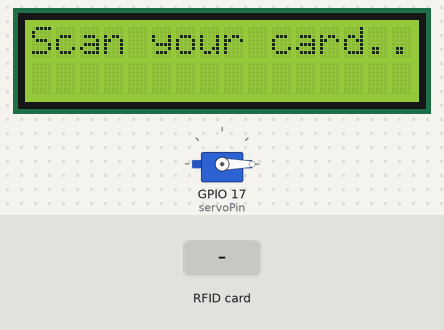
A sketch run on a simulated ESP32. Parts: servo, 16×2 character LCD. Wiring (inferred from the names in the program): 2 × IR receiver: data GPIO 13 / data GPIO 34. The test bench sets the inputs (shaded band). WiFi joins after 1.5 s; servers stay silent unless stated; uploads are accepted with an empty reply; what the sketch prints to the serial monitor is not drawn.

Above: at 8.3 s.
8.4 s: RFID card 5E 7A 19 C4 held to the reader
At 19.1 s:
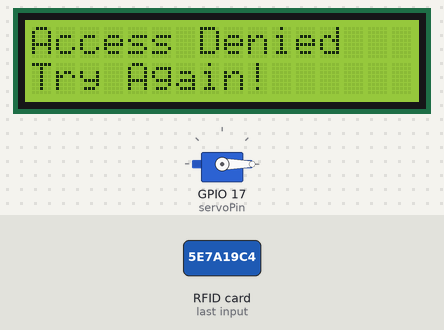
At 21.5 s:
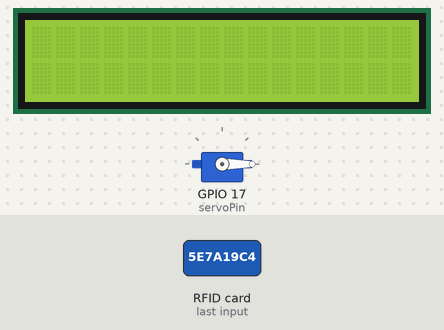
Timing chart, 0 to 23.0 s (numbered marks = the images above; inputs shaded):
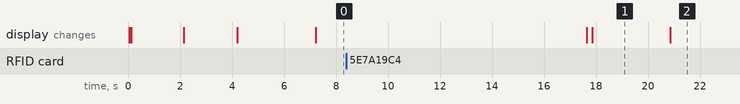

Measured:
- after the input at 8.4 s, the display: first changes after 9.2 s (image 1 shows a later state)
- what the display in image 1 shows lasts 3.0 s, from 17.9 s to 20.9 s

The sketch:

sketch_jan15a.ino
```cpp
#include <SPI.h>
#include <MFRC522.h>
#include <WiFi.h>
#include <WebServer.h>
#include <ESP32Servo.h>
#include <HTTPClient.h>
#include <Wire.h>
#include <LiquidCrystal_I2C.h>

// Definisikan pin untuk pembaca RFID RC522
#define RST_PIN 22
#define SS_PIN 21

MFRC522 mfrc522(SS_PIN, RST_PIN);  // Membuat objek MFRC522

// WiFi Settings
const char* ssid = "why";         // Ganti dengan SSID Wi-Fi kamu
const char* password = "wahbagus";   // Ganti dengan password Wi-Fi kamu

// URL endpoint Laravel untuk slot parkir
const char* parkingServerName = "http://192.168.0.105:8000/api/slot_parking";

// Daftar pin sensor IR dan ID slot parkir yang sesuai
const int irPins[] = {13, 34};  // Ganti dengan pin sensor IR yang kamu gunakan
const String slotIds[] = {"A1", "B1"};  // ID slot parkir yang sesuai dengan pin

// Web server pada ESP32
WebServer server(80);

// Servo motor
Servo servo;
const int servoPin = 17; // Ganti dengan pin yang sesuai

// LCD I2C
LiquidCrystal_I2C lcd(0x27, 16, 2); // Alamat I2C (0x27 biasanya default untuk LCD 16x2)

// Mode pengendalian
bool isRegistrationMode = false; // Default adalah mode verifikasi

void setup() {
  Serial.begin(115200);

  // Inisialisasi pembaca RFID
  SPI.begin();
  mfrc522.PCD_Init();
  Wire.begin(25, 26);
  // Inisialisasi servo
  servo.attach(servoPin);
  servo.write(0); // Posisi awal plang tertutup

  // Setup pin sensor IR
  for (int i = 0; i < sizeof(irPins) / sizeof(irPins[0]); i++) {
    pinMode(irPins[i], INPUT);
  }

  // Inisialisasi LCD
  lcd.init();
  lcd.backlight();
  lcd.setCursor(0, 0);
  lcd.print("System Starting...");
  delay(2000);

  // Menyambungkan ke WiFi
  WiFi.begin(ssid, password);
  while (WiFi.status() != WL_CONNECTED) {
    lcd.setCursor(0, 1);
    lcd.print("Connecting WiFi...");
    delay(1000);
    Serial.println("Connecting to WiFi...");
  }
  Serial.println("Connected to WiFi");
  lcd.clear();
  lcd.setCursor(0, 0);
  lcd.print("WiFi Connected");
  lcd.setCursor(0, 1);
  lcd.print(WiFi.localIP().toString());
  delay(3000);
  lcd.clear();

  // Endpoint untuk mengubah mode
  server.on("/set_mode", HTTP_POST, []() {
    server.sendHeader("Access-Control-Allow-Origin", "*"); // Mengizinkan semua origin
    server.sendHeader("Access-Control-Allow-Methods", "GET, POST, OPTIONS");
    server.sendHeader("Access-Control-Allow-Headers", "Content-Type");
    if (server.hasArg("mode")) {
      String mode = server.arg("mode");
      if (mode == "registration") {
        isRegistrationMode = true;
        Serial.println("Mode changed to Registration");
        lcd.clear();
        lcd.setCursor(0, 0);
        lcd.print("Mode: Registration");
        server.send(200, "application/json", "{\"status\":\"success\",\"message\":\"Mode changed to registration\"}");
      } else {
        server.send(400, "application/json", "{\"status\":\"error\",\"message\":\"Invalid mode\"}");
      }
    } else {
      server.send(400, "application/json", "{\"status\":\"error\",\"message\":\"Mode parameter is missing\"}");
    }
  });

  // Endpoint untuk mendapatkan ID kartu dalam mode registrasi
  server.on("/get_card_id", HTTP_GET, []() {
    if (isRegistrationMode) {
      String cardID = scanCard();
      server.sendHeader("Access-Control-Allow-Origin", "*"); // Mengizinkan semua origin
      server.sendHeader("Access-Control-Allow-Methods", "GET, POST, OPTIONS");
      server.sendHeader("Access-Control-Allow-Headers", "Content-Type");
      if (cardID != "") {
        server.send(200, "application/json", "{\"card_id\":\"" + cardID + "\"}");
        isRegistrationMode = false; // Kembali ke mode verifikasi setelah registrasi selesai
        lcd.clear();
        lcd.setCursor(0, 0);
        lcd.print("Reg Complete");
        delay(2000);
        lcd.clear();
        lcd.print("Mode: Verify");
        Serial.println("Back to verification mode");
      } else {
        server.send(408, "application/json", "{\"status\":\"error\",\"message\":\"No card detected\"}");
      }
    } else {
      server.send(403, "application/json", "{\"status\":\"error\",\"message\":\"Not in registration mode\"}");
    }
  });

  server.begin();
  Serial.println("HTTP server started");
  Serial.print("ESP32 IP Address: ");
  Serial.println(WiFi.localIP());
}

void loop() {
  server.handleClient();

  // Mode Verifikasi Otomatis
  if (!isRegistrationMode) {
    lcd.setCursor(0, 0);
    lcd.print("Scan your card...");
    lcd.setCursor(0, 1);
    lcd.print("");
    sendParkingData();
    String cardID = scanCard();
    if (cardID != "") {
      Serial.println("Verifying card: " + cardID);
      lcd.clear();
      lcd.setCursor(0, 0);
      lcd.print("Verifying...");
      if (verifyCard(cardID)) {
        Serial.println("Access granted");
        lcd.setCursor(0, 0);
        lcd.print("Access Granted");
        lcd.setCursor(0, 1);
        lcd.print("Welcome!");
        openGate();
      } else {
        Serial.println("Access denied");
        lcd.setCursor(0, 0);
        lcd.print("Access Denied");
        lcd.setCursor(0, 1);
        lcd.print("Try Again!");
        delay(3000);
        lcd.clear();
      }
    }
  }

  // Kirim data slot parkir ke server

  delay(3000);  // Delay untuk menghindari beban server terlalu berat
}

// Fungsi untuk membaca kartu RFID
String scanCard() {
  if (mfrc522.PICC_IsNewCardPresent() && mfrc522.PICC_ReadCardSerial()) {
    String cardID = "";
    for (byte i = 0; i < mfrc522.uid.size; i++) {
      cardID += String(mfrc522.uid.uidByte[i], HEX);
    }
    cardID.toUpperCase();  // Mengubah ID menjadi huruf besar
    mfrc522.PICC_HaltA();  // Hentikan komunikasi dengan kartu
    return cardID;
  }
  return "";  // Tidak ada kartu yang terdeteksi
}

// Fungsi untuk memverifikasi kartu ke server
bool verifyCard(String cardID) {
  WiFiClient client;
  HTTPClient http;

  String url = "http://192.168.0.105:8000/api/verify_card/" + cardID;
  http.begin(client, url);
  int httpResponseCode = http.GET();

  if (httpResponseCode == 200) {
    String response = http.getString();
    Serial.println("Verification response: " + response);
    http.end();
    return response.indexOf("\"status\":\"valid\"") > 0; // Cek apakah kartu valid
  } else {
    Serial.println("Error during verification");
    http.end();
    return false;
  }
}

// Fungsi untuk membuka plang
void openGate() {
  servo.write(90); // Putar servo ke 90 derajat
  delay(5000);     // Tunggu 5 detik
  servo.write(0);  // Tutup plang kembali
}

// Fungsi untuk mengirimkan data slot parkir
void sendParkingData() {
  for (int i = 0; i < sizeof(irPins) / sizeof(irPins[0]); i++) {
    int sensorStatus = digitalRead(irPins[i]);
    int slotStatus = (sensorStatus == HIGH) ? 0 : 1; // Jika IR tidak terdeteksi (slot kosong), status 0

    if (WiFi.status() == WL_CONNECTED) {
      HTTPClient http;
      http.begin(parkingServerName);
      http.addHeader("Content-Type", "application/json");

      String postData = "{\"slot_id\": \"" + slotIds[i] + "\", \"status\": " + String(slotStatus) + "}";
      int httpResponseCode = http.POST(postData);

      if (httpResponseCode > 0) {
        Serial.println("Slot " + slotIds[i] + " status sent successfully");
      } else {
        Serial.println("Failed to send status for slot " + slotIds[i]);
      }

      http.end();
    }
  }
  delay(10000);
}
```
